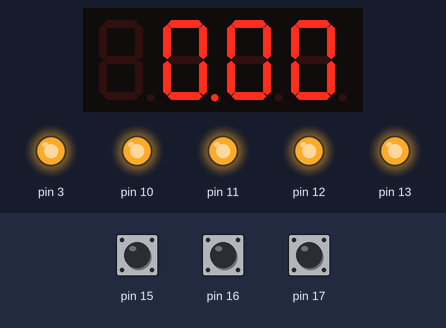
Simulated run of this program. Board: Arduino Uno, built with avr-gcc and run on an emulated ATmega328P. On the bench: 4-digit seven-segment display, output pins drawn as LEDs (lit = HIGH). Inputs (shaded band) come from the test bench; at power-on: pin 15 HIGH, pin 16 HIGH, pin 17 HIGH.

Above: at 1.2 s.
1.3 s: pin 15 pulled LOW for 3.2 s
At 3.65 s:
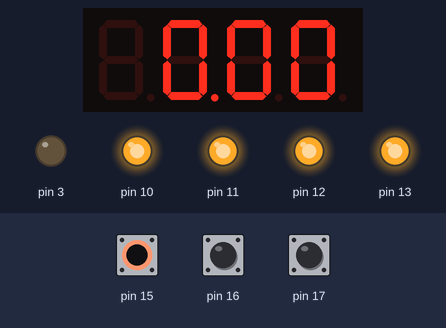
5.1 s: pin 16 pulled LOW for 0.15 s
At 5.65 s:
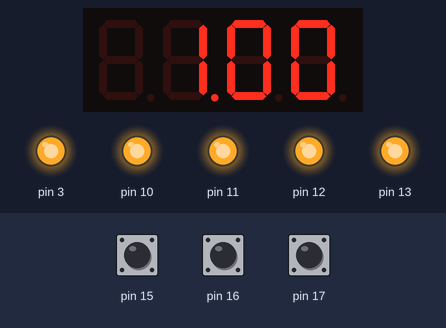
5.8 s: pin 17 pulled LOW for 0.15 s
At 6.15 s:
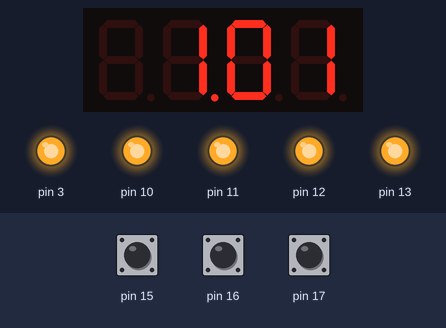
6.5 s: pin 15 pulled LOW for 0.15 s
At 9.1 s:
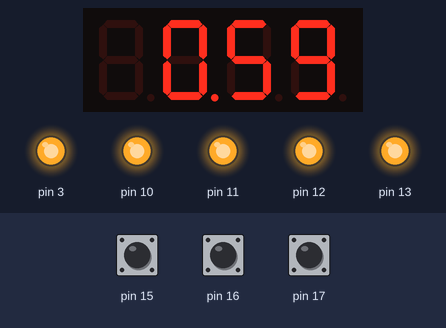
Timing chart, 0 to 10.6 s (numbered marks = the images above; inputs shaded):
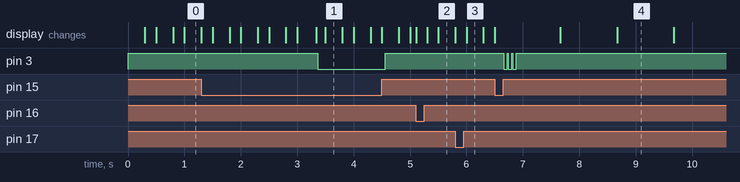

The program:

main.cpp
```cpp
#include <MultiFuncShield.h>
#include <EEPROMex.h>

#define TIMER_VALUE_MAX 99

enum CountDownModeValues
{
  COUNTING_STOPPED,
  COUNTING
};

byte countDownMode = COUNTING_STOPPED;

byte tenths = 0;
char seconds = 0;
char minutes = 0;

void saveTimer(char minutes, char seconds) {
  EEPROM.writeByte(0, seconds);
  EEPROM.writeByte(sizeof(byte), minutes);
}

void loadTimer() {
  seconds = EEPROM.readByte(0);
  minutes = EEPROM.readByte(sizeof(byte));
  if((seconds+minutes)<0){
    seconds=0;
    minutes=0;
  }
}

void checkStopConditions(byte btn) {

  if (btn == BUTTON_1_SHORT_RELEASE && (minutes + seconds) > 0) {
    countDownMode = COUNTING; // start the timer
    MFS.beep(6, 2, 3);  // beep 3 times, 600 milliseconds on / 200 off
    saveTimer(minutes,seconds);
  }
  else if (btn == BUTTON_1_LONG_PRESSED) {
    tenths  = 0; // reset the timer
    seconds = 0;
    minutes = 0;
    MFS.beep(8, 10, 1);  // beep 1 times, 800 milliseconds on / 1000 off
  }
  else if (btn == BUTTON_2_PRESSED || btn == BUTTON_2_LONG_PRESSED) {
    minutes++;
    if (minutes > TIMER_VALUE_MAX) minutes = 0;
  }
  else if (btn == BUTTON_3_PRESSED || btn == BUTTON_3_LONG_PRESSED) {
    seconds += 1; // continue counting down
    if (seconds >= 60) seconds = 0;
  }

}

void checkCountDownConditions (byte btn) {

  if (btn == BUTTON_1_SHORT_RELEASE || btn == BUTTON_1_LONG_RELEASE) {
    countDownMode = COUNTING_STOPPED; // stop the timer
    MFS.beep(6, 2, 2);  // beep 6 times, 200 milliseconds on / 200 off
  }
  else {

    tenths++; // continue counting down

    if (tenths == 10) {

      tenths = 0;
      seconds--;

      if (seconds < 0 && minutes > 0) {
        seconds = 59;
        minutes--;
      }

      if (minutes == 0 && seconds == 0) {
        // timer has reached 0, so sound the alarm
        MFS.beep(50, 50, 3);  // beep 3 times, 500 milliseconds on / 500 off
        countDownMode = COUNTING_STOPPED;
      }

    }

    delay(100);

  }

}

void display (char min, char sec){
  // display minutes and seconds sepated with a point
  MFS.write((float)((minutes*100 + seconds)/100.0),2);
}

void setup() {
  // put your setup code here, to run once:
  MFS.initialize();     // initialize multifunction shield library
  MFS.setDisplayBrightness(3); // set display brightness to 3 (0-7)
  MFS.write(0);
  loadTimer();
}

void loop() {

  byte btn = MFS.getButton();

  switch (countDownMode)
  {
    case COUNTING_STOPPED:
        checkStopConditions(btn);
        MFS.blinkDisplay(DIGIT_1 | DIGIT_2 | DIGIT_3 | DIGIT_4);
        break;

    case COUNTING:
        checkCountDownConditions(btn);
        MFS.blinkDisplay(DIGIT_1 | DIGIT_2 | DIGIT_3 | DIGIT_4, OFF);
        break;
  }

  display(minutes,seconds);

}
```

Measured:
- after the input at 1.3 s, pin 3: HIGH → LOW after 2.1 s, → HIGH 1.2 s later
- after the input at 5.1 s, the display: changes at once (image 2)
- after the input at 5.8 s, the display: first differs from a run without the input after 0.20 s (image 3)
- after the input at 6.5 s, pin 3: alternates HIGH for 0.02 s and LOW for 0.06 s, 6 changes in all, then stays HIGH, starting after 0.16 s
